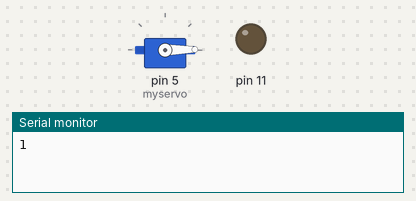
Simulated run of this sketch. Board: Arduino Uno, built with avr-gcc and run on an emulated ATmega328P. Shown: servo, output pins drawn as LEDs (lit = HIGH), the last lines printed to the serial monitor.

Above: at 0.1 s.
At 9.6 s:
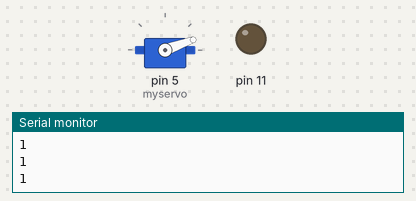
At 19.6 s:
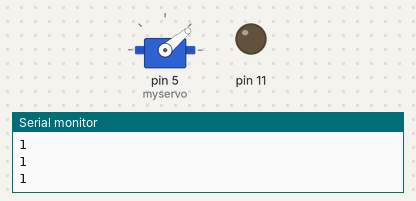
At 39.1 s:
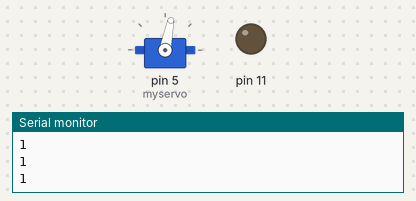
Timing chart, 0 to 40.0 s (numbered marks = the images above):
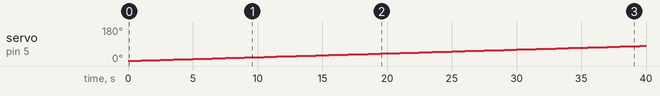

The sketch:

q05.ino
```cpp
#include <Servo.h>

Servo myservo;  // create servo object to control a servo
// twelve servo objects can be created on most boards

int pos = 0;    // variable to store the servo position
int dir = 1;
int prox = 1;
int stat = -1;

void setup() {
  // put your setup code here, to run once:
  pinMode(11, OUTPUT);
  myservo.attach(5);
  myservo.write(0);
  Serial.begin(9600);
}

void loop() {
  // put your main code here, to run repeatedly:
  if (Serial.available()) {
    stat = Serial.read();
    Serial.println(stat);
  }

  if(stat == 49){
    prox = 1;
  }else if(stat == 48){
    prox = 0;
  }

  Serial.println(prox);
  if (prox == 1){
    if(pos==180){
      dir = -1;
    }
    else if(pos==0){
      dir = 1;
    }

    pos = pos + dir;
    myservo.write(pos);
    //Serial.println(pos);
  }else if (prox == 0){
  }
  delay(500);
}
```

Measured:
- by itself, servo on pin 5 (myservo): moves from 1° to 80° over 39.0 s
